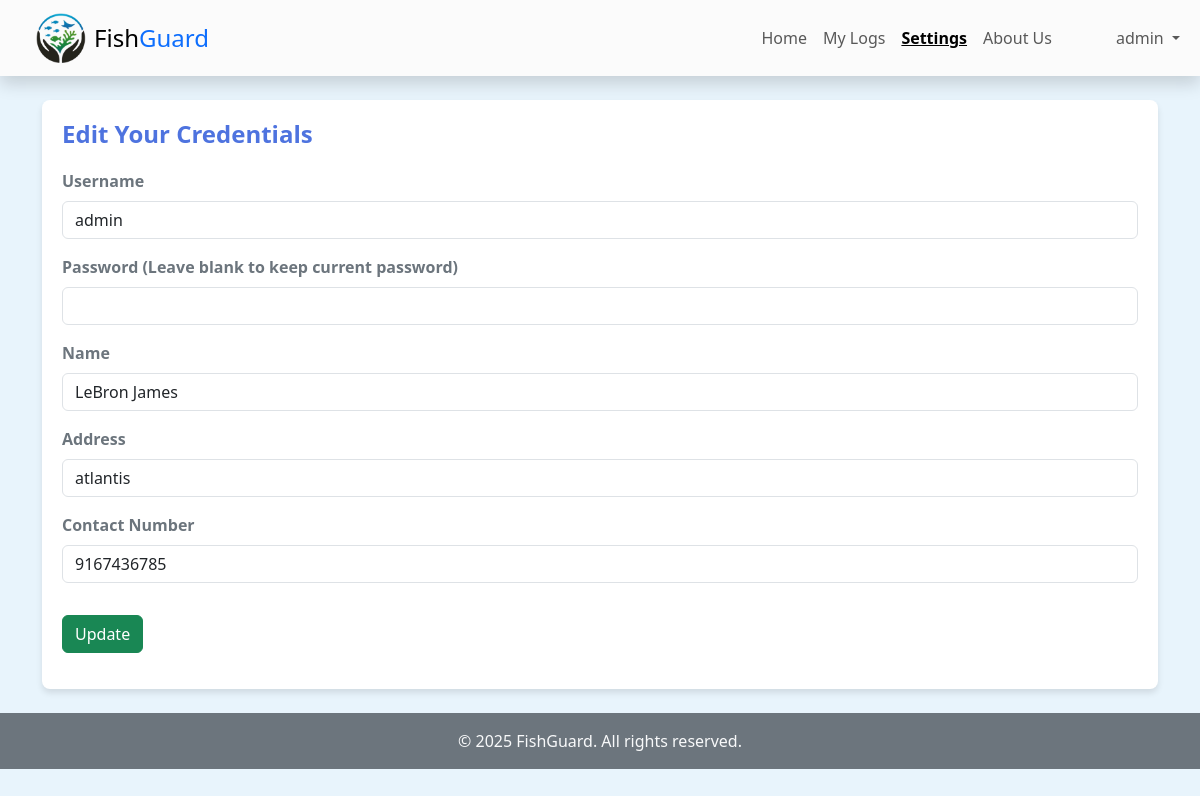
/users/settings.php (signed in), run on the app's committed database.
### tables this page shows
CREATE TABLE `users` (
  `UID` int(11) NOT NULL,
  `username` text NOT NULL,
  `password` text NOT NULL,
  `name` text NOT NULL,
  `address` text NOT NULL,
  `contact_no` text NOT NULL,
  `role` int(11) NOT NULL
);

### users/settings.php (the view, shortened to what this page needs)
<?php
include '../assets/db.php';
$user_id = $_SESSION['UID'];
$query = $conn->prepare("SELECT username, name, address, contact_no FROM users WHERE UID = ?");
$query->bind_param("i", $user_id);
$query->execute();
$result = $query->get_result();
$user = $result->fetch_assoc();
?>
<!DOCTYPE html>
<html lang="en">
<head>
    <?php include("layouts/head.php"); ?>
</head>
<body style="background-color: #e8f4fc;">
    <?php include("layouts/navbar.php"); ?>
    <main class="container my-4">
        <div class="settings-card">
            <h2>Edit Your Credentials</h2>
            <form id="settingsForm">
                <div class="mb-3">
                    <label for="username" class="form-label">Username</label>
                    <input type="text" class="form-control" id="username" name="username" value="<?php echo htmlspecialchars($user['username']); ?>" required>
                </div>
                <div class="mb-3">
                    <label for="password" class="form-label">Password (Leave blank to keep current password)</label>
                    <input type="password" class="form-control" id="password" name="password">
                </div>
                <div class="mb-3">
                    <label for="name" class="form-label">Name</label>
                    <input type="text" class="form-control" id="name" name="name" value="<?php echo htmlspecialchars($user['name']); ?>" required>
                </div>
                <div class="mb-3">
                    <label for="address" class="form-label">Address</label>
                    <input type="text" class="form-control" id="address" name="address" value="<?php echo htmlspecialchars($user['address']); ?>" required>
                </div>
                <div class="mb-3">
                    <label for="contact_no" class="form-label">Contact Number</label>
                    <input type="text" class="form-control" id="contact_no" name="contact_no" value="<?php echo htmlspecialchars($user['contact_no']); ?>" required>
                </div>
                <button type="submit" class="btn btn-success mt-3">Update</button>
            </form>
        </div>
    </main>
    <?php include("layouts/footer.php"); ?>
</body>
</html>

### users/settings.php (style rules this page uses)
.settings-card { border: 0; border-radius: 8px; box-shadow: 0 4px 6px rgba(0, 0, 0, 0.1); padding: 20px; background-color: #ffffff; }
.settings-card h2 { font-size: 1.5rem; font-weight: bold; color: #4e73df; margin-bottom: 20px; }
.settings-card .form-label { font-weight: bold; color: #6c757d; }

### data on the page
users: username "admin", name "LeBron James", address "atlantis", contact_no "9167436785"

### other printed values
$_SESSION['username'] "admin"
